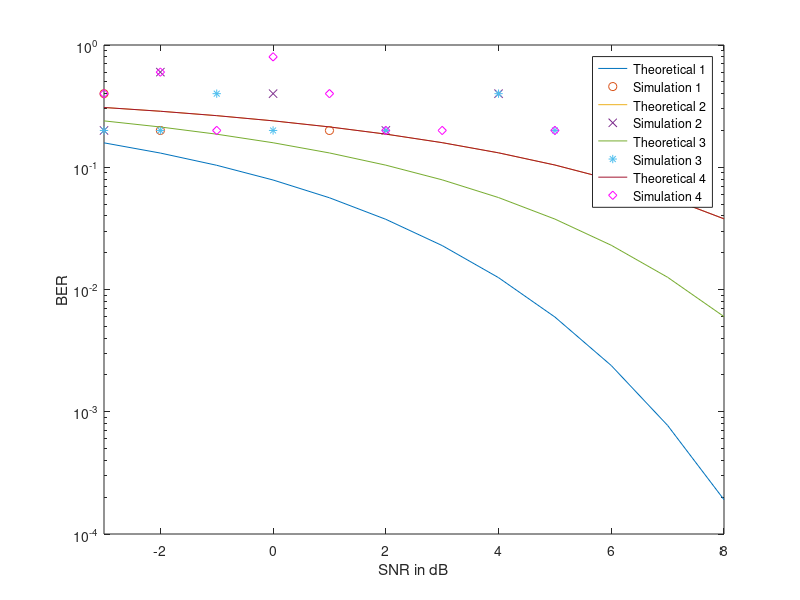

This chart was generated by the following MATLAB code:
% File: c9_MCBPSK.m
% Software given here is to accompany the textbook: W.H. Tranter, 
% K.S. Shanmugan, T.S. Rappaport, and K.S. Kosbar, Principles of 
% Communication Systems Simulation with Wireless Applications, 
% Prentice Hall PTR, 2004.

clear all

snrdB_min = -3; snrdB_max = 8;	        % SNR (in dB) limits 
snrdB = snrdB_min:1:snrdB_max;
Nsymbols = input('Enter number of symbols > ');
snr = 10.^(snrdB/10);				    % convert from dB
len_snr = length(snrdB);

for j1=1:len_snr						% increment SNR
   sigma1 = sqrt(1/(2*snr(j1)));	    % noise standard deviation
   error_count1 = 0;
   for k1=1:Nsymbols					% simulation loop begins
      d1 = round(rand(1));			    % data
      x_d1 = 2*d1 - 1;				    % transmitter output
      n_d1 = sigma1*randn(1);		    % noise
      y_d1 = x_d1 + n_d1;		        % receiver input
      if y_d1 > 0					    % test condition
         d_est1 = 1;				    % conditional data estimate
      else
         d_est1 = 0;				    % conditional data estimate
      end
      if (d_est1 ~= d1)
         error_count1 = error_count1 + 1;	% error counter
      end
   end									    % simulation loop ends
   errors1(j1) = error_count1;		        % store error count for plot
end
ber_sim1 = errors1/Nsymbols;			    % BER estimate
ber_theor1 = qfunc(sqrt(2*snr));		    % theoretical BER
semilogy(snrdB,ber_theor1,snrdB,ber_sim1,'o')
hold on
axis([snrdB_min snrdB_max 0.0001 1])
xlabel('SNR in dB')
ylabel('BER')

for j2=1:len_snr						% increment SNR
   sigma2 = sqrt(1/(2*snr(j2)));	    % noise standard deviation
   error_count2 = 0;
   for k2=1:Nsymbols					% simulation loop begins
      d2 = round(rand(1));			    % data
      x_d2 = d2;				        % transmitter output
      n_d2 = sigma2*randn(1);		    % noise
      y_d2 = x_d2 + n_d2;		        % receiver input
      if y_d2 > 0.5					    % test condition
         d_est2 = 1;				    % conditional data estimate
      else
         d_est2 = 0;				    % conditional data estimate
      end
      if (d_est2 ~= d2)
         error_count2 = error_count2 + 1;	% error counter
      end
   end									    % simulation loop ends
   errors2(j2) = error_count2;		        % store error count for plot
end
ber_sim2 = errors2/Nsymbols;			    % BER estimate
ber_theor2 = qfunc(sqrt(snr/2));		    % theoretical BER
semilogy(snrdB,ber_theor2,snrdB,ber_sim2,'x')
hold on

for j3=1:len_snr						    % increment SNR
   sigma3 = sqrt(1/(2*snr(j3)));	        % noise standard deviation
   error_count3 = 0;
   for k3=1:Nsymbols					    % simulation loop begins
      d3 = round(rand(1));			        % data
      if d3 ==0
         x_d3 = 1;						    % direct transmitter output	
         x_q3 = 0;						    % quadrature transmitter output	
      else
         x_d3 = 0;						    % direct transmitter output
         x_q3 = 1;						    % quadrature transmitter output
      end   
      n_d3 = sigma3*randn(1);		        % direct noise component
      n_q3 = sigma3*randn(1);		        % quadrature noise component
      y_d3 = x_d3 + n_d3;				    % direct receiver input
      y_q3 = x_q3 + n_q3;				    % quadrature receiver input
      if y_d3 > y_q3					    % test condition						
         d_est3 = 0;					    % conditional data estimate
      else
         d_est3 = 1;					    % conditional data estimate
      end
      if (d_est3 ~= d3)				
         error_count3 = error_count3 + 1;	% error counter
      end
   end									    % simulation loop ends
   errors3(j3) = error_count3;		        % store error count for plot
end
ber_sim3 = errors3/Nsymbols;			    % BER estimate
ber_theor3 = qfunc(sqrt(snr));			    % theoretical BER
semilogy(snrdB,ber_theor3,snrdB,ber_sim3,'*')
hold on

for j4=1:len_snr						% increment SNR
   sigma4 = sqrt(1/(2*snr(j4)));	    % noise standard deviation
   error_count4 = 0;
   for k4=1:Nsymbols					% simulation loop begins
      d4 = round(rand(1));			    % data
      if d4 == 0
          x_d4 = sqrt(3)/2;             % direct transmitter output
          x_q4 = 0;                     % quadrature transmitter output
      else
          x_d4 = 0;                     % direct transmitter output
          x_q4 = 1/2;                   % quadrature transmitter output
      end
      n_d4 = sigma4*randn(1);		    % direct noise
      n_q4 = sigma4*randn(1);		    % quadrature noise
      y_d4 = x_d4 + n_d4;				% direct receiver input
      y_q4 = x_q4 + n_q4;				% quadrature receiver input    
      if y_q4 < sqrt(3)*y_d4-0.5		% test condition
         d_est4 = 0;					% conditional data estimate
      else
         d_est4 = 1;					% conditional data estimate
      end
      if (d_est4 ~= d4)
         error_count4 = error_count4 + 1;	% error counter
      end
   end									    % simulation loop ends
   errors4(j4) = error_count4;		        % store error count for plot
end

ber_sim4 = errors4/Nsymbols;			    % BER estimate
ber_theor4 = qfunc(sqrt(snr/2));		    % theoretical BER
semilogy(snrdB,ber_theor4,snrdB,ber_sim4,'md')
legend('Theoretical 1','Simulation 1','Theoretical 2','Simulation 2','Theoretical 3','Simulation 3','Theoretical 4','Simulation 4')
